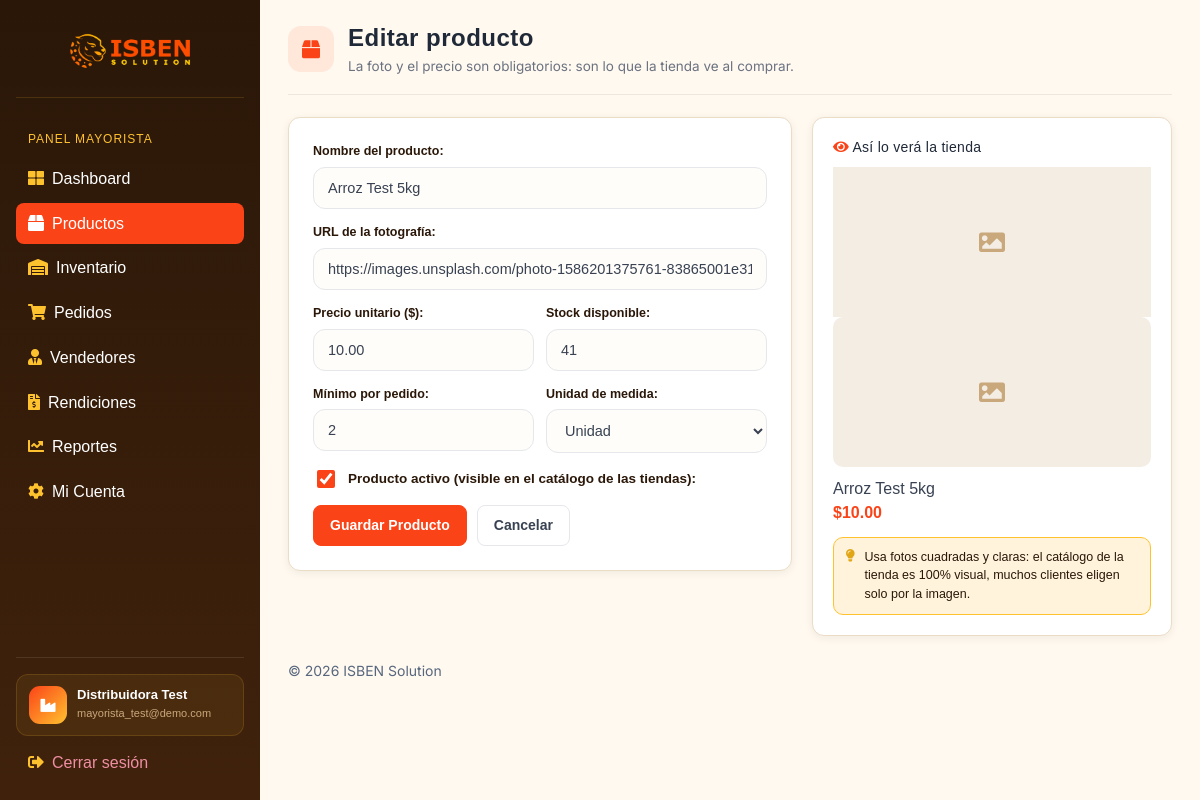
Before: /mayorista/productos/17/editar/ (signed in) with the older database file.
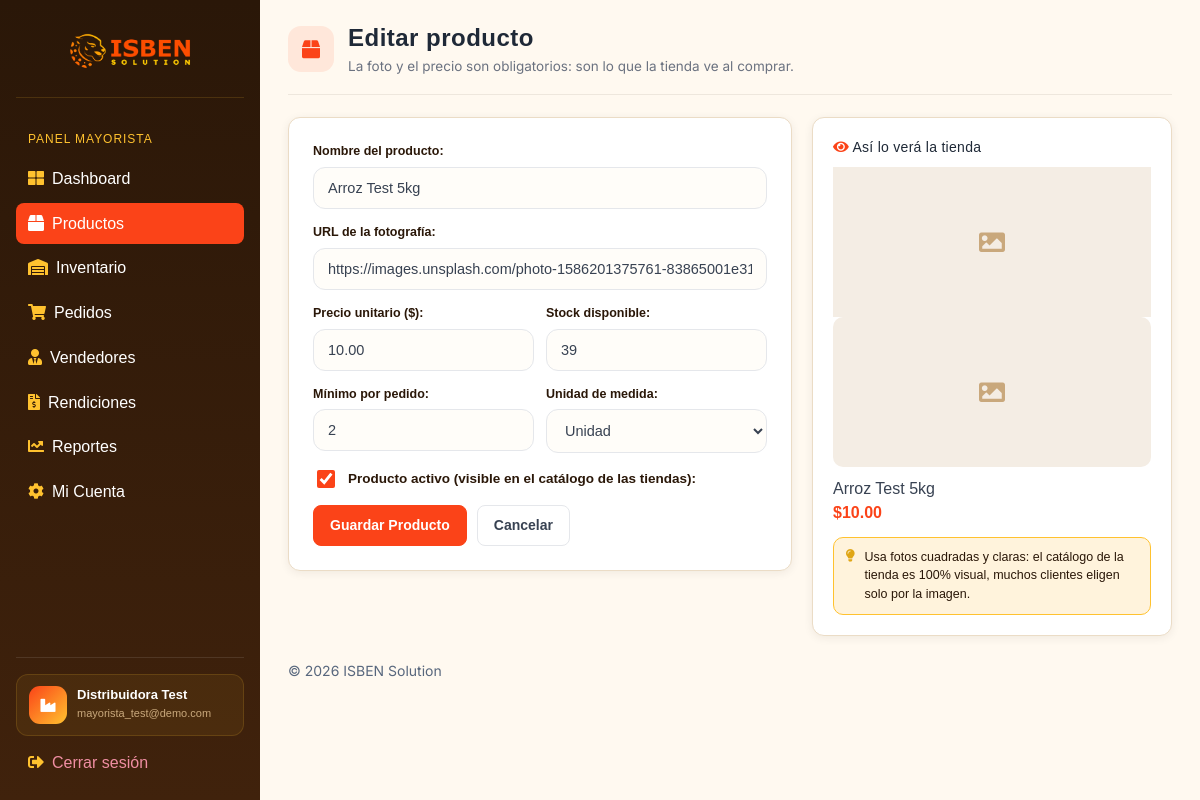
After: the same page with the newer database file.
### appDjango/models.py (models this page shows, shortened)
class Producto(models.Model):
    UNIDAD_CHOICES = [
        ("unidad", "Unidad"),
        ("caja", "Caja"),
        ("kg", "Kilogramo"),
    ]
    mayorista = models.ForeignKey(
        Mayorista, on_delete=models.CASCADE, related_name="productos"
    )
    nombre = models.CharField(max_length=255)
    foto_url = models.TextField()
    precio = models.DecimalField(max_digits=10, decimal_places=2)
    stock = models.PositiveIntegerField(default=0)
    minimo_compra = models.PositiveIntegerField(default=1)
    unidad = models.CharField(max_length=20, choices=UNIDAD_CHOICES, default="unidad")
    activo = models.BooleanField(default=True)

### appDjango/views.py (the view)
@mayorista_required
def mayorista_producto_editar(request, id):
    producto = get_object_or_404(Producto, pk=id, mayorista=request.mayorista)
    if request.method == "POST":
        formulario = ProductoMayoristaForm(request.POST, instance=producto)
        if formulario.is_valid():
            formulario.save()
            messages.success(request, "Producto actualizado.")
            return redirect("portal_mayorista_productos")
    else:
        formulario = ProductoMayoristaForm(instance=producto)
    return render(
        request,
        "mayorista/producto_form.html",
        {"formulario": formulario, "titulo": "Editar producto"},
    )

### appDjango/forms.py
class ProductoMayoristaForm(forms.ModelForm):
    class Meta:
        model = Producto
        exclude = ["mayorista"]
        labels = {
            "nombre": "Nombre del producto",
            "foto_url": "URL de la fotografía",
            "precio": "Precio unitario ($)",
            "stock": "Stock disponible",
            "minimo_compra": "Mínimo por pedido",
            "unidad": "Unidad de medida",
            "activo": "Producto activo (visible en el catálogo de las tiendas)",
        }
        widgets = {
            "foto_url": forms.URLInput(attrs={"placeholder": "https://..."}),
        }

### appDjango/templates/mayorista/producto_form.html (shortened to what this page needs)
{% extends 'layouts/base.html' %}
{% block content %}
  <div class="pagina-cabecera">
    <div class="pagina-cabecera-titulo">
      <div class="pagina-cabecera-icono"><i class="fas fa-box"></i></div>
      <div>
        <h1>{{ titulo }}</h1>
        <p class="subtitulo">La foto y el precio son obligatorios: son lo que la tienda ve al comprar.</p>
      </div>
    </div>
  </div>
  <div class="form-pagina">
    <div class="form-card">
      <form method="post">
        <div class="campo-grupo">
          {{ formulario.nombre.label_tag }}
          {{ formulario.nombre }}
        </div>
        <div class="campo-grupo">
          {{ formulario.foto_url.label_tag }}
          {{ formulario.foto_url }}
        </div>
        <div class="campo-fila">
          <div class="campo-grupo">
            {{ formulario.precio.label_tag }}
            {{ formulario.precio }}
          </div>
          <div class="campo-grupo">
            {{ formulario.stock.label_tag }}
            {{ formulario.stock }}
          </div>
        </div>
        <div class="campo-fila">
          <div class="campo-grupo">
            {{ formulario.minimo_compra.label_tag }}
            {{ formulario.minimo_compra }}
          </div>
          <div class="campo-grupo">
            {{ formulario.unidad.label_tag }}
            {{ formulario.unidad }}
          </div>
        </div>
        <div class="campo-check">
          {{ formulario.activo }}
          {{ formulario.activo.label_tag }}
        </div>
        <div class="form-actions">
          <button type="submit" class="btn btn-primary">Guardar Producto</button>
          <a href="{% url 'portal_mayorista_productos' %}" class="btn btn-outline">Cancelar</a>
        </div>
      </form>
    </div>
    <div class="form-lateral">
      <h4><i class="fas fa-eye" style="color:var(--isben-naranja);"></i> Así lo verá la tienda</h4>
      <div class="preview-producto">
        <div id="previewVacia" class="preview-vacia"><i class="fas fa-image"></i></div>
        <strong id="previewNombre">Nombre del producto</strong>
        <div style="color:var(--isben-naranja); font-weight:700;" id="previewPrecio">$0.00</div>
      </div>
      <div class="aviso">
        <i class="fas fa-lightbulb"></i>
        <span>Usa fotos cuadradas y claras: el catálogo de la tienda es 100% visual, muchos clientes eligen solo por la imagen.</span>
      </div>
    </div>
  </div>
{% endblock %}

Changed rows visible on the page:
changed Producto "Arroz Test 5kg": stock "41" → "39"
